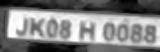
#> input picture Resources/plate_img/scanned_img_0.jpg, 160 x 52 px, given in place of the camera
$ python nb.py
#> lines starting #> are read from the running program, lines starting #| are printed output that depends on the picture
import cv2
import pytesseract
import os

# Set the path to the Tesseract executable
pytesseract.pytesseract.tesseract_cmd = 'C:/Program Files/Tesseract-OCR/tesseract.exe'

# Function to perform license plate detection and OCR
def detect_and_ocr_plate(image, count):
    # Convert the image to grayscale
    gray = cv2.cvtColor(image, cv2.COLOR_BGR2GRAY)

    # Detect license plates
    plates = plate_cascade.detectMultiScale(gray, scaleFactor=1.1, minNeighbors=4)

    for (x, y, w, h) in plates:
        area = w * h
        if area > min_area:
            # Crop the detected plate region
            img_roi = gray[y:y + h, x:x + w]

            # Preprocess the plate image
            img_roi = cv2.resize(img_roi, None, fx=2, fy=2, interpolation=cv2.INTER_CUBIC)
            img_roi = cv2.equalizeHist(img_roi)

            # Set a custom Tesseract configuration
            custom_config = '--psm 6 -c tessedit_char_whitelist=ABCDEFGHIJKLMNOPQRSTUVWXYZ0123456789'

            # Use Tesseract OCR with the custom configuration
            detected_text = pytesseract.image_to_string(img_roi, config=custom_config).strip()

            if len(detected_text) == 10:  # Check if the detected text has exactly 10 characters
                print("Detected License Plate:", detected_text)

                # Save the detected text to a text file
                file_path = os.path.join("Resources", "detected_plate_numbers.txt")
                with open(file_path, "a") as file:
                    file.write("Licence Number: " + detected_text + "\n")

                # Display "Number Plate detected" on the image
                cv2.putText(image, "Number Plate detected", (x, y - 5), cv2.FONT_HERSHEY_SIMPLEX, 0.5, (0, 0, 255), 2)

                # Save the image
                img_path = os.path.join("Resources", "plate_img", "scanned_img_" + str(count) + ".jpg")
                cv2.imwrite(img_path, img_roi)
                print("Image saved:", img_path)
                count += 1

    return count

# Path to the Haar Cascade XML file for license plate detection
harcascade = "model/haarcascade_russian_plate_number.xml"

cap = cv2.VideoCapture(0)

cap.set(3, 640)  # Width
cap.set(4, 480)  # Height

min_area = 500  # Minimum area of plate wxh

# Create a "Resources" directory if it doesn't exist
if not os.path.exists("Resources"):
    os.mkdir("Resources")
    os.mkdir("Resources/plate_img")

reading_plate = False  # State variable to control reading
count = 0  # Initialize count

while True:
    success, img = cap.read()
#> img is the input picture: shape (52, 160, 3); min 0, max 255, mean 128.3

    # Initialize the plate cascade classifier
    plate_cascade = cv2.CascadeClassifier(harcascade)

    if not reading_plate:
        count = detect_and_ocr_plate(img, count)
#> in detect_and_ocr_plate, `plates = plate_cascade.detectMultiScale(gray, scaleFactor=1.1, minNeig..`: plates = [[0, 3, 140, 46]]
#> the loop in detect_and_ocr_plate, `for (x, y, w, h) in plates:` made 1 pass
#> (x, y, w, h, area) on pass 1: (0, 3, 140, 46, 6440)
#> pass 1, in detect_and_ocr_plate, `img_roi = gray[y:y + h, x:x + w]`:
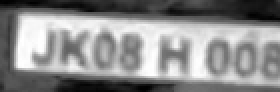
#> img_roi: shape (46, 140) (shown 2 times larger); min 0, max 255, mean 138.8
#> pass 1, in detect_and_ocr_plate, `img_roi = cv2.equalizeHist(img_roi)`:
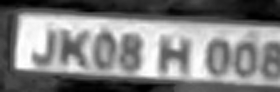
#> img_roi: shape (92, 280); min 0, max 255, mean 127.8
#> after the loop in detect_and_ocr_plate, `for (x, y, w, h) in plates:`: count = 0
#> (the run stopped early here; a loop or call above may not have finished)

$ run again, on Resources/plate_img/scanned_img_1.jpg
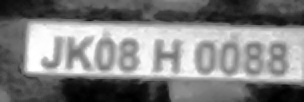
#> input picture Resources/plate_img/scanned_img_1.jpg, 304 x 102 px, given in place of the camera
#> img is the input picture: shape (102, 304, 3); min 0, max 255, mean 128.5
#> plates = [[10, 8, 246, 82]]
#> the loop in detect_and_ocr_plate, `for (x, y, w, h) in plates:` made 1 pass
#> (x, y, w, h, area) on pass 1: (10, 8, 246, 82, 20172)
#> pass 1, in detect_and_ocr_plate, `img_roi = gray[y:y + h, x:x + w]`:
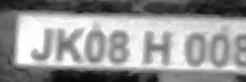
#> img_roi: shape (82, 246); min 4, max 255, mean 148.7
#> pass 1, in detect_and_ocr_plate, `img_roi = cv2.equalizeHist(img_roi)`:
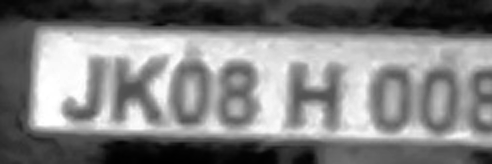
#> img_roi: shape (164, 492); min 0, max 255, mean 128
#> after the loop in detect_and_ocr_plate, `for (x, y, w, h) in plates:`: count = 0

$ run again, on Resources/plate_img/scanned_img_2.jpg
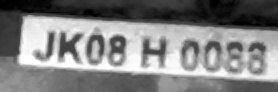
#> input picture Resources/plate_img/scanned_img_2.jpg, 278 x 92 px, given in place of the camera
#> img is the input picture: shape (92, 278, 3); min 0, max 255, mean 128.5
#> plates = [[10, 8, 240, 80]]
#> the loop in detect_and_ocr_plate, `for (x, y, w, h) in plates:` made 1 pass
#> (x, y, w, h, area) on pass 1: (10, 8, 240, 80, 19200)
#> pass 1, in detect_and_ocr_plate, `img_roi = gray[y:y + h, x:x + w]`:
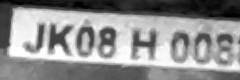
#> img_roi: shape (80, 240); min 0, max 255, mean 142.5
#> pass 1, in detect_and_ocr_plate, `img_roi = cv2.equalizeHist(img_roi)`:
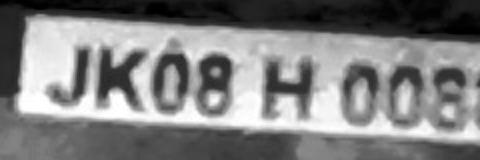
#> img_roi: shape (160, 480); min 0, max 255, mean 127.9
#> after the loop in detect_and_ocr_plate, `for (x, y, w, h) in plates:`: count = 0
